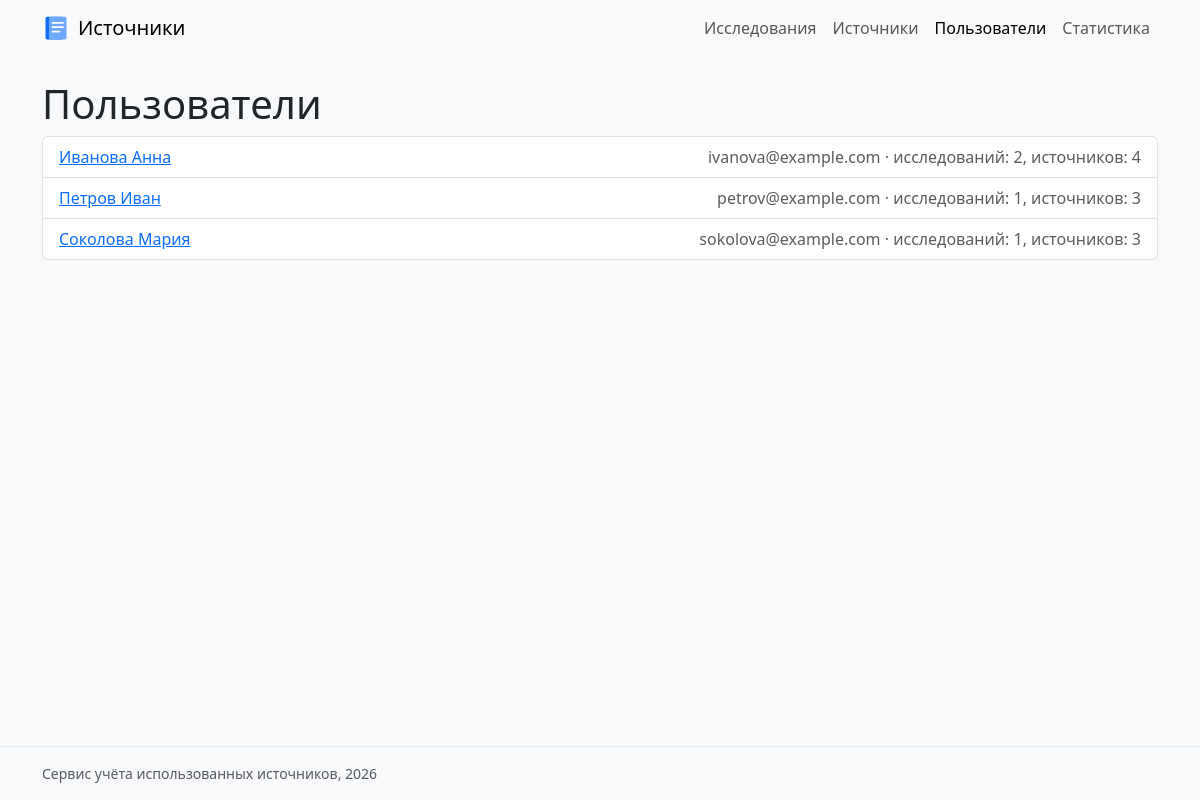
/users/, run on the app's committed database.
### users/views.py (the view)
# urls.py: path("", views.users_list, name="list"),
def users_list(request):
    users = fetch_all("""
        SELECT
            users.id,
            users.name,
            users.email,
            COUNT(DISTINCT researches.id) AS researches_count,
            COUNT(DISTINCT sources.id) AS sources_count
        FROM users
        LEFT JOIN researches ON researches.user_id = users.id
        LEFT JOIN sources ON sources.user_id = users.id
        GROUP BY users.id
        ORDER BY users.name
    """)
    return render(request, "users/user_list.html", {"users": users})

### db/database.py (called while the page is built)
def get_connection(path=DB_PATH):
    conn = sqlite3.connect(path)
    conn.execute("PRAGMA foreign_keys = ON")
    conn.create_function("py_lower", 1, lambda value: value.lower())
    return conn

def fetch_all(sql, params=(), path=DB_PATH):
    conn = get_connection(path)
    conn.row_factory = sqlite3.Row
    rows = conn.execute(sql, params).fetchall()
    conn.close()
    return rows

### users/templates/users/user_list.html (shortened to what this page needs)
{% extends "base.html" %}
{% block content %}
    <h1>Пользователи</h1>
    <ul class="list-group">
        {% for user in users %}
            <li class="list-group-item d-flex justify-content-between">
                <a href="{% url 'users:detail' user.id %}">{{ user.name }}</a>
                <span class="text-muted">{{ user.email|lower }} · исследований: {{ user.researches_count }}, источников: {{ user.sources_count }}</span>
            </li>
        {% empty %}
            <li class="list-group-item">Пользователей пока нет</li>
        {% endfor %}
    </ul>
{% endblock %}

### templates/base.html (shortened to what this page needs)
{% load static %}
<!DOCTYPE html>
<html lang="ru">
<head>
    <link rel="stylesheet"
          href="https://cdn.jsdelivr.net/npm/bootstrap@5.3.3/dist/css/bootstrap.min.css">
    <link rel="stylesheet" href="{% static 'homepage/css/style.css' %}">
</head>
<body class="d-flex flex-column min-vh-100">
    {% include "includes/navigation.html" %}
    <main class="container flex-grow-1">
        {% block content %}
        {% endblock %}
    </main>
    <footer class="footer mt-4 py-3">
        <div class="container text-muted small">
            Сервис учёта использованных источников, {% now "Y" %}
        </div>
    </footer>
</body>
</html>

### templates/includes/navigation.html
{% load static %}
{% with url_name=request.resolver_match.app_name %}
<nav class="navbar navbar-expand bg-body-tertiary mb-4">
    <div class="container">
        <a class="navbar-brand d-flex align-items-center" href="{% url 'homepage:index' %}">
            <img src="{% static 'homepage/img/logo.svg' %}" alt="логотип" width="28" height="28" class="me-2">
            Источники
        </a>
        <div class="navbar-nav">
            <a class="nav-link {% if url_name == 'researches' %}active{% endif %}"
               href="{% url 'researches:list' %}">Исследования</a>
            <a class="nav-link {% if url_name == 'sources' %}active{% endif %}"
               href="{% url 'sources:list' %}">Источники</a>
            <a class="nav-link {% if url_name == 'users' %}active{% endif %}"
               href="{% url 'users:list' %}">Пользователи</a>
            <a class="nav-link {% if request.resolver_match.url_name == 'statistics' %}active{% endif %}"
               href="{% url 'homepage:statistics' %}">Статистика</a>
        </div>
    </div>
</nav>
{% endwith %}

### homepage/static/homepage/css/style.css (style rules this page uses)
body { background-color: #f8f9fb; }
.footer { border-top: 1px solid #e3e6ea; }

### data on the page
users: name "Иванова Анна", email "ivanova@example.com", researches_count "2", sources_count "4"
users: name "Петров Иван", email "petrov@example.com", researches_count "1", sources_count "3"
users: name "Соколова Мария", email "sokolova@example.com", researches_count "1", sources_count "3"
